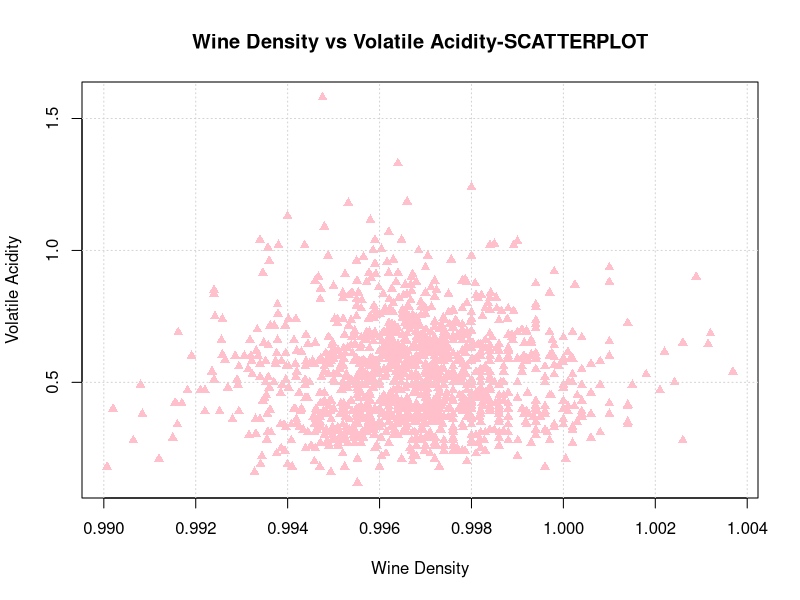
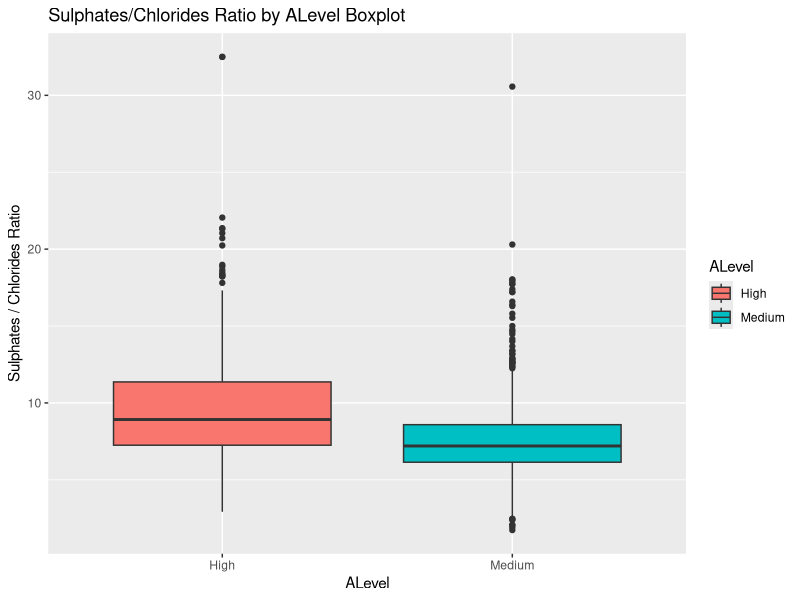
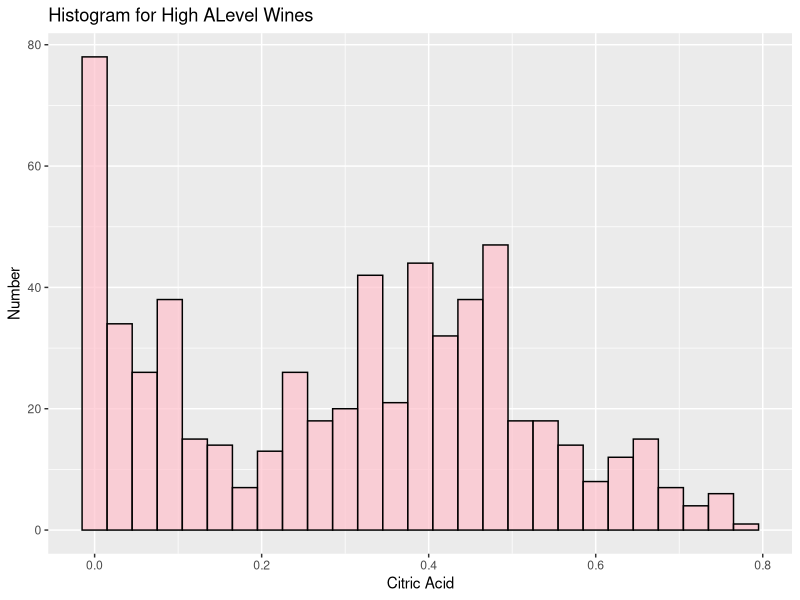
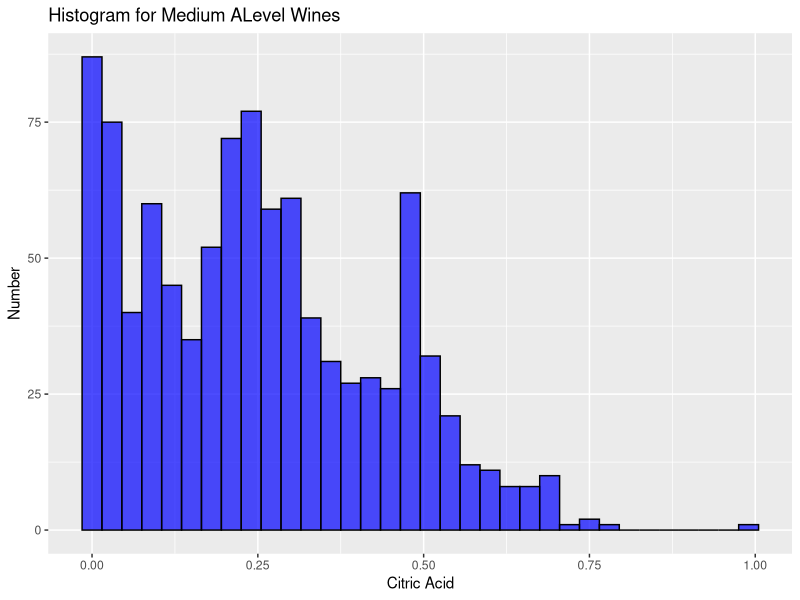
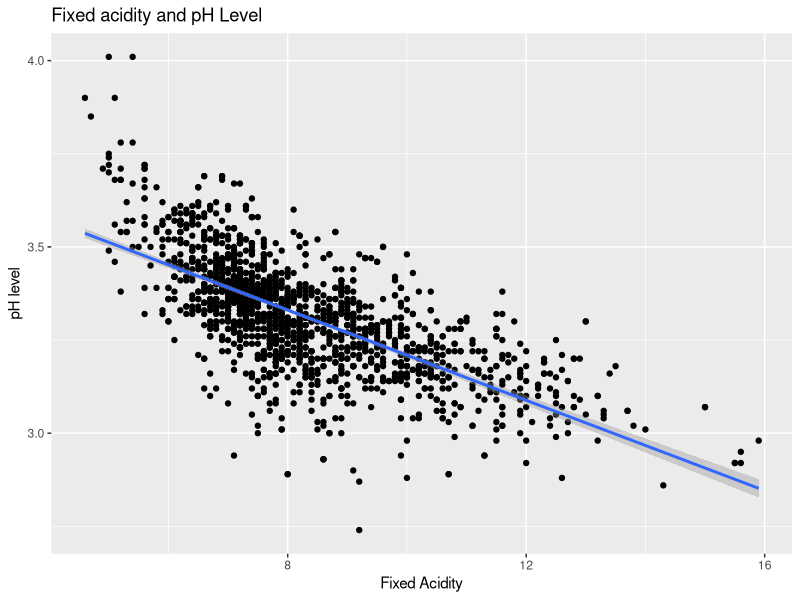
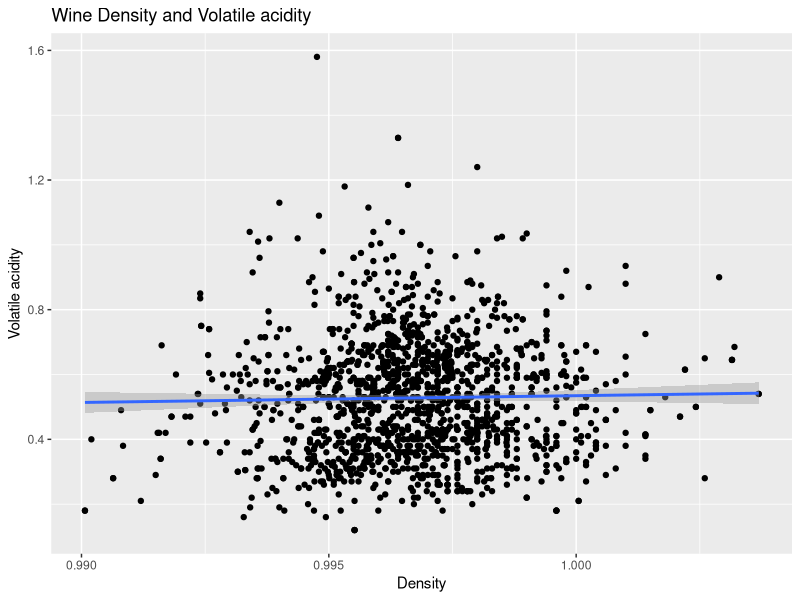

The R source for these figures, in order:
red_wine_data =  read.csv("winequality-red.csv", header = TRUE)

# Calculate the median of the quality column along with mean of alcohol
quality_median <- median(red_wine_data$quality)
alcohol_mean <- mean(red_wine_data$alcohol)
print(quality_median)
print(alcohol_mean)

plot(
  red_wine_data$density,                      # x-axis: density
  red_wine_data$volatile_acidity,             # y-axis: volatile_acidity
  xlab = "Wine Density",                      # x-axis label
  ylab = "Volatile Acidity",                  # y-axis label
  main= "Wine Density vs Volatile Acidity-SCATTERPLOT", # Title
  pch = 17,                                   # Using cones to represent
  col = "pink"                                # Choosing Pink as my color
)

grid() #Making it cleaner


library(dplyr)
library(ggplot2)

#Creating of the new varuabke called ALevel
red_wine_data <- red_wine_data %>%
  mutate(ALevel = ifelse(alcohol > 10.5, "High", "Medium"))

#calculating the sulphates/chlorides ratio
red_wine_data <- red_wine_data %>%
  mutate(sulphates_chlorides_ratio = sulphates / chlorides)

#Side-by-side Boxplot for specified A level
box_plot1 <- ggplot(red_wine_data, aes(x = ALevel, y = sulphates_chlorides_ratio, fill = ALevel)) +
  geom_boxplot() +labs(title = "Sulphates/Chlorides Ratio by ALevel Boxplot",
       x = "ALevel",
       y = "Sulphates / Chlorides Ratio")

print(box_plot1)


#No of samples in high category
high_count <- red_wine_data %>%
  filter(ALevel == "High") %>%
  nrow()

print(high_count)



# Histogram for High ALevel (> 10.5)
ggplot(filter(red_wine_data, ALevel == "High"), aes(x = citric_acid)) +
  geom_histogram(binwidth = 0.03, fill = "pink", color = "black", alpha = 0.7) +
  labs(title = "Histogram for High ALevel Wines",
       x = "Citric Acid",
       y = "Number") 

# Histogram for Medium ALevel (<= 10.5)
ggplot(filter(red_wine_data, ALevel == "Medium"), aes(x = citric_acid)) +
  geom_histogram(binwidth = 0.03, fill = "blue", color = "black", alpha = 0.7) +
  labs(title = "Histogram for Medium ALevel Wines",
       x = "Citric Acid",
       y = "Number")

# Scatterplot (fixed acidity & pH level)
scat_plot3 <- ggplot(red_wine_data, aes(x = fixed_acidity, y = pH)) +
  geom_point() + geom_smooth(method = "lm") +
  labs(x = "Fixed Acidity",
       y = "pH level",
       title = "Fixed acidity and pH Level")

print(scat_plot3)

# Scatterplot (density & volatile_acidity)
scat_plot2 <- ggplot(red_wine_data, aes(x = density, y = volatile_acidity)) +
  geom_point() + geom_smooth(method = "lm") +
  labs(x = "Density",
       y = "Volatile acidity",
       title = "Wine Density and Volatile acidity")

print(scat_plot2)


